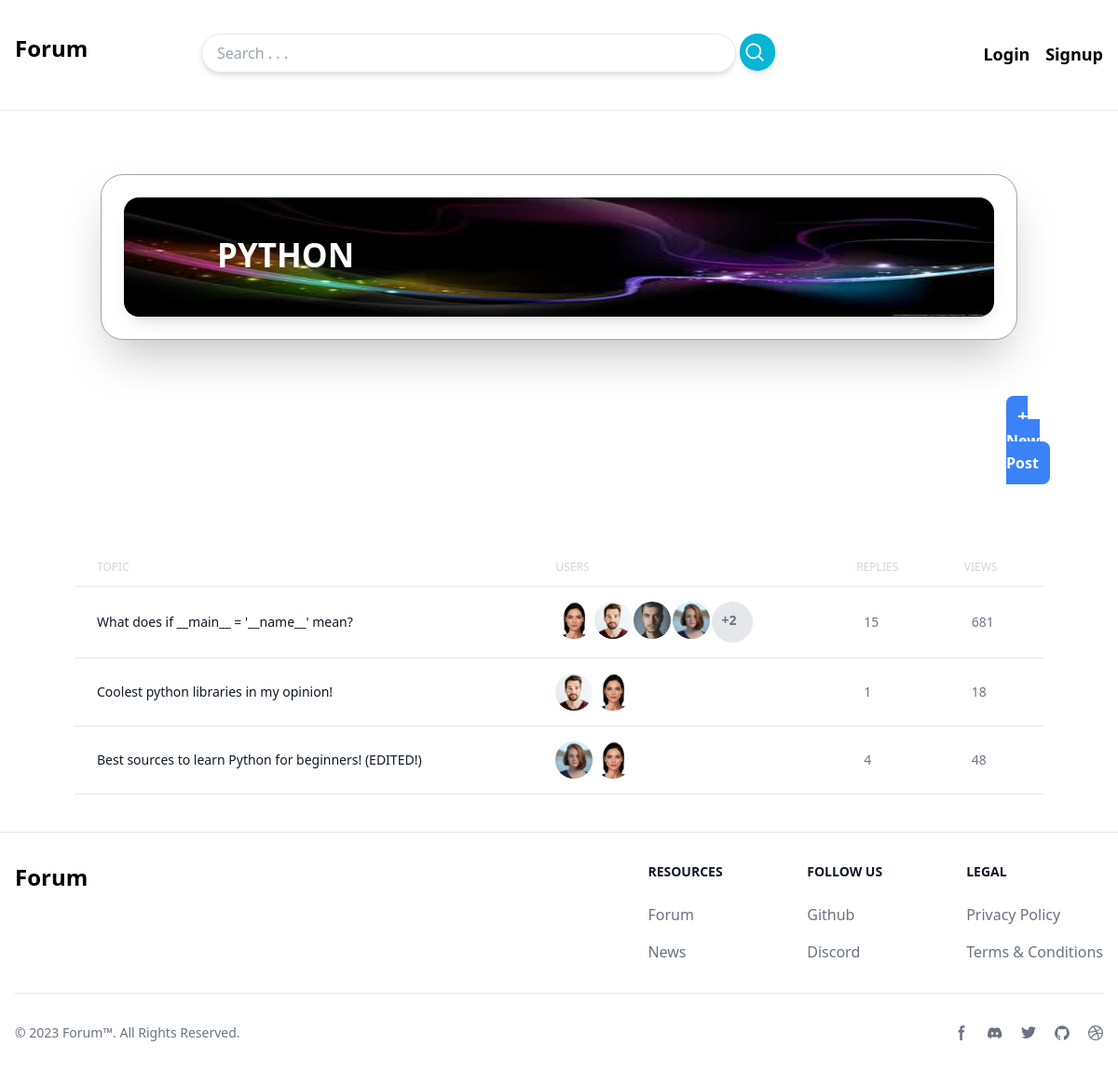
The page /category/1/ on the database as committed earlier.
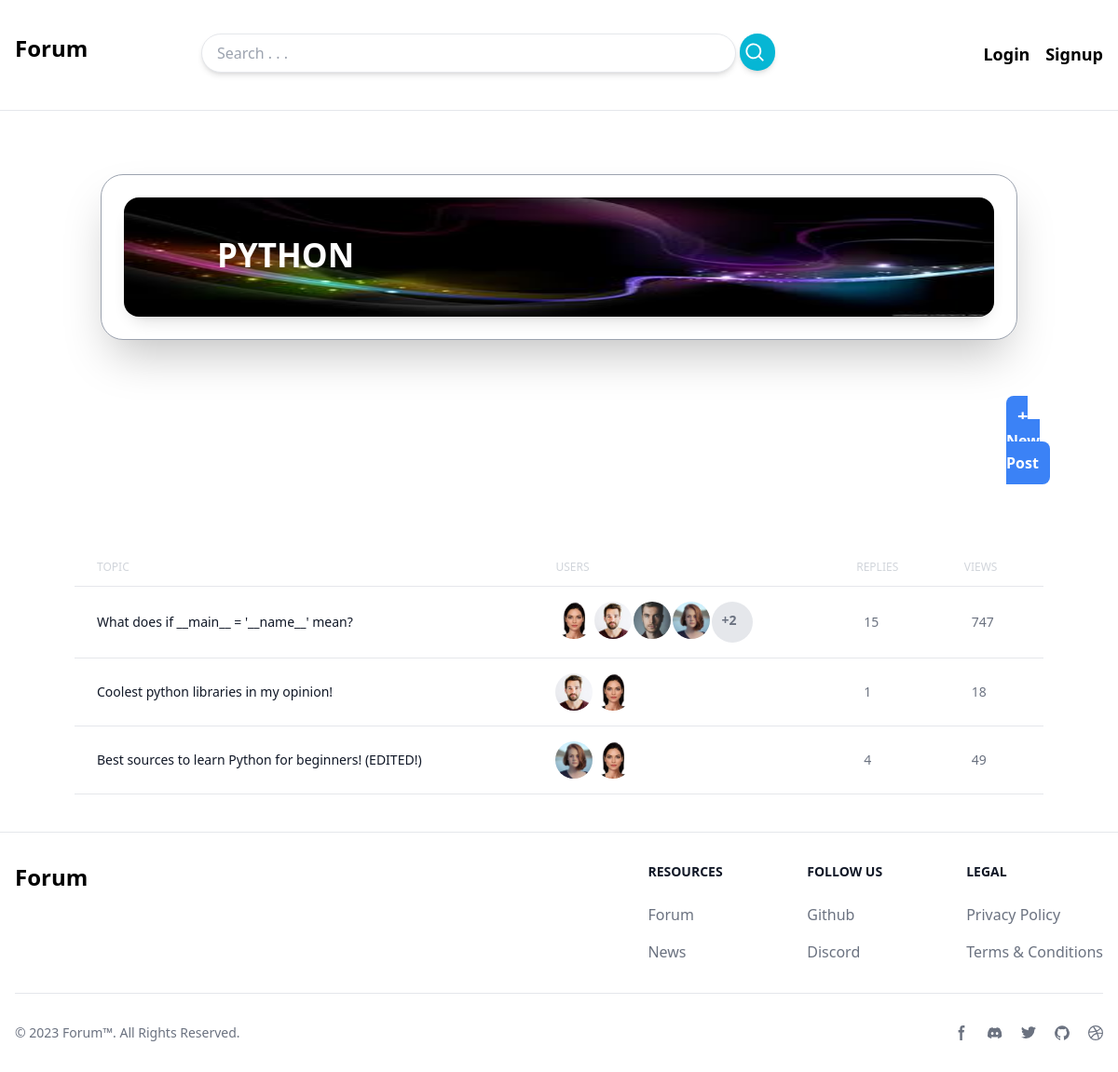
The same page on the database as committed later.
### discussion_app/models.py (models this page shows, shortened)
class Post(models.Model):
    category = models.ForeignKey(Category, on_delete=models.CASCADE, related_name='post_category')
    author = models.ForeignKey(User, on_delete=models.CASCADE, related_name='post_author')
    likes = models.ManyToManyField(User, related_name='post_likes', blank=True)
    title = models.CharField(max_length=300)
    views = models.IntegerField(default=0)
    content = models.TextField(max_length=1000)
    last_modified_date = models.DateTimeField(auto_now=True)
    creation_date = models.DateTimeField(auto_now_add=True)
    is_closed = models.BooleanField(default=False)
    @property
    def involved_users(self):
        all_messages = self.message_post.all()
        all_users = [self.author]
        for message in all_messages:
            if message.author not in all_users:
                all_users.append(message.author)
        return [all_users, len(all_users)]

class Message(models.Model):
    post = models.ForeignKey(Post, on_delete=models.CASCADE, related_name='message_post')
    replies = models.ForeignKey('self', on_delete=models.CASCADE, null=True, blank=True, related_name='message_replies')
    author = models.ForeignKey(User, on_delete=models.CASCADE, related_name='message_author')
    likes = models.ManyToManyField(User, related_name='message_likes', blank=True)
    content = models.TextField(max_length=1000)
    last_modified_date = models.DateTimeField(auto_now=True)
    creation_date = models.DateTimeField(auto_now_add=True)

### discussion_app/views.py (the view)
# urls.py: path('<int:id>/', views.category_detail, name='category_detail'),
def category_detail(request, id):
    category = get_object_or_404(models.Category, id=id)
    context = {
        'category': category,
    }
    return render(request, 'discussion_app/category.html', context)

### discussion_app/templates/discussion_app/category.html (shortened to what this page needs)
{% extends 'core_app/base.html' %}
{% block content %}
    <div class="grid grid-cols-1 mx-20 my-10">
        <div class="flex justify-center bg-white m-7 overflow-hidden rounded-3xl shadow-2xl border border-gray-400">
            <div class="relative h-32  m-6 rounded-3xl shadow-lg w-full ">
                <img class="w-full h-32 rounded-2xl" src="{{category.logo.url}}" alt="category name">
                <h1 class="absolute left-[100px] bottom-[40px] font-semibold text-[35px] text-white">{{category.name | upper}}</h1>
            </div>
        </div>
        <div class="ml-[1000px] mt-10 flex justify-between">
            <div>
            <a href="{% url 'discussion_app:create_post' %}" class=" p-3 text-white hover:bg-blue-700 font-semibold rounded-lg bg-blue-500">
               <strong class="text-xl">+</strong> New Post
            </a>
            </div>
        </div>
<div class="relative overflow-x-auto mt-20">
    <table class="w-full text-sm text-left text-gray-500 dark:text-gray-400">
        <thead class="text-xs text-gray-300">
            <tr>
                <th scope="col" class="px-6 py-3 font-medium">
                    TOPIC
                </th>
                <th scope="col" class="px-6 py-3 font-medium">
                    USERS
                </th>
                <th scope="col" class="px-6 py-3 font-medium">
                    REPLIES
                </th>
                <th scope="col" class="px-6 py-3 font-medium">
                    VIEWS
                </th>
            </tr>
        </thead>
        <tbody>
            {% for post in category.post_category.all %}
            <tr class="bg-white border-y hover:bg-gray-100 transition-all">
                <th scope="row" class="px-6 py-4 font-medium text-gray-900 whitespace-nowrap dark:text-white">
                    <a href="{% url 'discussion_app:post_detail' post.id %}" class="hover:text-blue-400">
                    {{post.title}}
                    </a>
                </th>
                <td class="px-6 py-4">
                    <div class="flex justify-start gap-[2px]">
                        {% if post.involved_users.1 > 3 %}
                            {% for user in post.involved_users.0|slice:'0:4' %}
                            <img class="h-10 w-10 rounded-full object-cover " src="{{user.userprofile.avatar.url}}" alt="">
                            {% endfor %}
                            <div class="h-11 w-11 rounded-full font-bold p-[10px]  bg-gray-200">+{{post.involved_users.1|add:'-4'}}</div>
                        {% else %}
                            {% for user in post.involved_users.0 %}
                            <img class="h-10 w-10 rounded-full object-cover " src="{{user.userprofile.avatar.url}}" alt="">
                            {% endfor %}
                        {% endif %}
                    </div>
                </td>
                <td class="px-8 py-4">
                    {{post.message_post.count}}
                </td>
                <td class="px-8 py-4">
                    {{post.views}}
                </td>
            </tr>
            {% endfor %}
        </tbody>
    </table>
</div>
    </div>
{% endblock %}

Rows that differ between the two databases and show on the page:
changed Post "What does if __main__ = '__name__' mean?": views "681" → "747"
changed Post "Best sources to learn Python for beginners! (EDITED!)": views "48" → "49"
